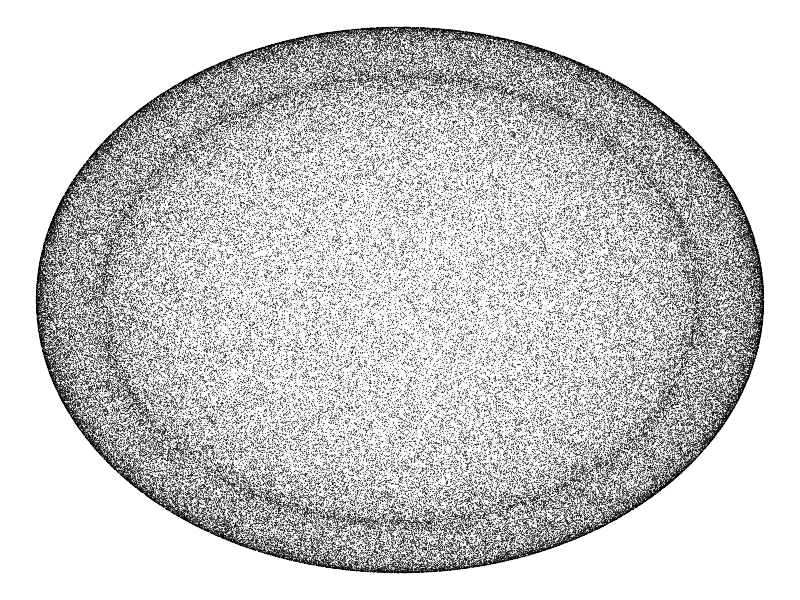
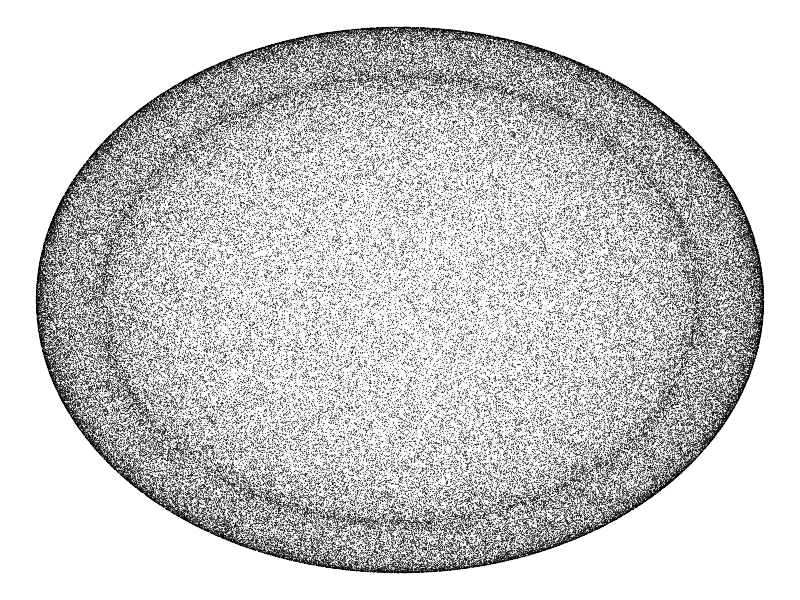

Recreate these plots in R, in order.
library(ggplot2)

unit_tetra <- cbind(
  c(1, 1, 1),
  c(-1, -1, 1),
  c(-1, 1, -1),
  c(1, -1, -1)
)

rotate_x <- function(theta) {
  return(
    matrix(c(
      1, 0, 0,
      0, cos(theta), -sin(theta),
      0, sin(theta), cos(theta)
    ), nrow=3, ncol=3, byrow=TRUE)
  )
}

rotate_y <- function(theta) {
  return(
    matrix(c(
      cos(theta), 0, sin(theta),
      0, 1, 0,
      -sin(theta), 0, cos(theta)
    ), nrow=3, ncol=3, byrow=TRUE)
  )
}

rotate_z <- function(theta) {
  return(
    matrix(c(
      cos(theta), -sin(theta), 0,
      sin(theta), cos(theta), 0,
      0, 0, 1
    ), nrow=3, ncol=3, byrow=TRUE)
  )
}


# return 3x3
# pure function
# can use general formula instead! faster!
random_rotation <- function() {
  angles <- runif(3, 0, 2*pi)
  return(
    rotate_z(angles[3]) %*% rotate_y(angles[2]) %*% rotate_x(angles[1])
  )
}


# takes 3xN and projects to 2-space
projection <- function(object, axis="x") {
  p <- matrix(c(
    1, 0, 0,
    0, 1, 0
  ), nrow=2, ncol=3, byrow=TRUE)
  return(p %*% object)
}

# unit_cube
# rotate_x(0.5)

coords_to_df <- function(m) {
  df <- as.data.frame(t(m))
  colnames(df) <- c("x", "y")
  return(df)
}


# projection(unit_cube)

# df <- coords_to_df(projection(unit_cube))
# df <- coords_to_df(projection(random_rotation() %*% (unit_cube + 1)))
# df
# ggplot(df, aes(x, y)) +
#   geom_point()



plot_rotations <- function(n=10) {
  vectors <- projection(random_rotation() %*% unit_tetra)
  for (i in 1:(n-1)) {
    vectors <- cbind(vectors, projection(random_rotation() %*% unit_tetra))
  }
  df <- coords_to_df(vectors)
  ggplot(df, aes(x, y)) +
    geom_point(alpha=0.5, size=0.05, stroke=0.1, color="#000000") + 
    theme_void()
}

plot_rotations(50000)

# ggsave("test_tetra.png", units="px", width=2000, height=2000, bg="#2f2633", dpi="retina")

ggsave("test_tetra.png", units="px", width=2000, height=2000, bg="#FFFFFF", dpi="retina")



# plot_rotations <- function(n=10) {
#   vectors <- projection(random_rotation() %*% (unit_cube))
#   for (i in 1:(n-1)) {
#     vectors <- cbind(vectors, projection(random_rotation() %*% (unit_cube)))
#   }
#   df <- coords_to_df(vectors)
#   ggplot(df, aes(x, y)) +
#     geom_point(alpha=0.1, size=0.03, stroke=0) + 
#     theme_void()
# }
# 
# plot_rotations(10000)
# 
# ggsave("test_cube2.png", units="px", width=2000, height=2000, bg="#ffffff", dpi="retina")





